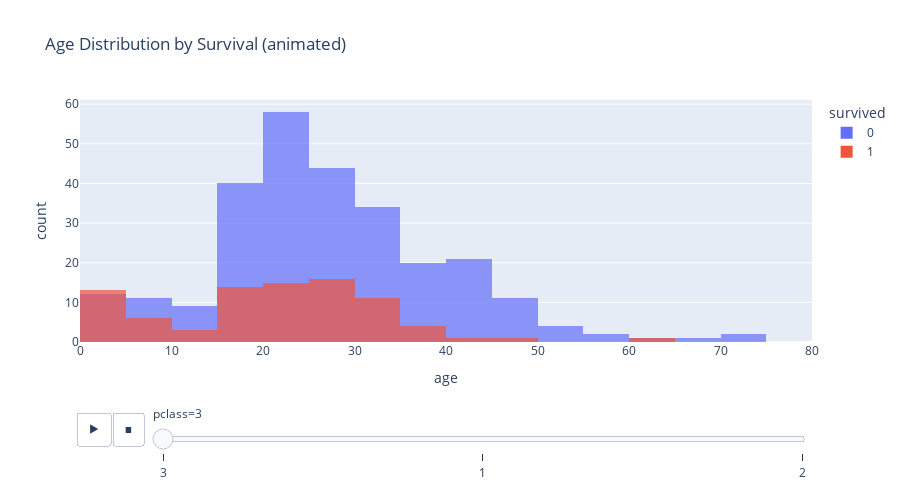

Write notebook code for a chart like this one.
### Code cell
# 2.3 Animated histogram: Age distribution w.r.t. survival
fig = px.histogram(df, x='age', color='survived', nbins=30,
                   title='Age Distribution by Survival (animated)',
                   animation_frame='pclass', range_x=[0, 80],
                   opacity=0.7, barmode='overlay')
fig.update_layout(height=500)
fig.show()

### Figure 1 — Plotly figure (JSON) as saved in the notebook; plotly's stock layout.template omitted (floating-point values rounded to 4 significant figures; data arrays with more than 128 entries replaced by an {"elided": "..."} marker saying what was removed)
{"data": [{"bingroup": "x", "hovertemplate": "survived=0<br>pclass=3<br>age=%{x}<br>count=%{y}<extra></extra>", "legendgroup": "0", "marker": {"color": "#636efa", "opacity": 0.7, "pattern": {"shape": ""}}, "name": "0", "nbinsx": 30, "orientation": "v", "showlegend": true, "type": "histogram", "x": {"elided": "372 float values"}, "xaxis": "x", "yaxis": "y"}, {"bingroup": "x", "hovertemplate": "survived=1<br>pclass=3<br>age=%{x}<br>count=%{y}<extra></extra>", "legendgroup": "1", "marker": {"color": "#EF553B", "opacity": 0.7, "pattern": {"shape": ""}}, "name": "1", "nbinsx": 30, "orientation": "v", "showlegend": true, "type": "histogram", "x": [26.0, 27.0, 4.0, NaN, 15.0, 38.0, NaN, NaN, NaN, 14.0, 19.0, NaN, NaN, 17.0, 32.0, 30.0, 29.0, NaN, 33.0, 21.0, NaN, NaN, 12.0, 24.0, NaN, 22.0, 24.0, 27.0, 16.0, 9.0, 1.0, 4.0, NaN, 19.0, NaN, 18.0, 26.0, 16.0, 27.0, 16.0, 5.0, NaN, 29.0, 3.0, 25.0, 25.0, NaN, 35.0, 19.0, 30.0, 22.0, NaN, NaN, 26.0, 31.0, NaN, 45.0, NaN, 3.0, NaN, NaN, NaN, NaN, 22.0, 1.0, 21.0, 24.0, 39.0, 44.0, 32.0, NaN, NaN, 5.0, 29.0, 0.75, 2.0, 63.0, 9.0, 26.0, 29.0, NaN, 22.0, 22.0, 36.0, 32.0, NaN, 32.0, NaN, 20.0, NaN, 0.75, 23.0, NaN, 20.0, 18.0, 4.0, NaN, NaN, NaN, NaN, 31.0, 6.0, 20.0, 5.0, 13.0, 18.0, 1.0, 31.0, 0.42, 27.0, 27.0, 27.0, NaN, 15.0, 32.0, 18.0, 24.0, 4.0, 15.0], "xaxis": "x", "yaxis": "y"}], "layout": {"barmode": "overlay", "height": 500, "legend": {"title": {"text": "survived"}, "tracegroupgap": 0}, "sliders": [{"active": 0, "currentvalue": {"prefix": "pclass="}, "len": 0.9, "pad": {"b": 10, "t": 60}, "steps": [{"args": [["3"], {"frame": {"duration": 0, "redraw": true}, "fromcurrent": true, "mode": "immediate", "transition": {"duration": 0, "easing": "linear"}}], "label": "3", "method": "animate"}, {"args": [["1"], {"frame": {"duration": 0, "redraw": true}, "fromcurrent": true, "mode": "immediate", "transition": {"duration": 0, "easing": "linear"}}], "label": "1", "method": "animate"}, {"args": [["2"], {"frame": {"duration": 0, "redraw": true}, "fromcurrent": true, "mode": "immediate", "transition": {"duration": 0, "easing": "linear"}}], "label": "2", "method": "animate"}], "x": 0.1, "xanchor": "left", "y": 0, "yanchor": "top"}], "title": {"text": "Age Distribution by Survival (animated)"}, "updatemenus": [{"buttons": [{"args": [null, {"frame": {"duration": 500, "redraw": true}, "fromcurrent": true, "mode": "immediate", "transition": {"duration": 500, "easing": "linear"}}], "label": "&#9654;", "method": "animate"}, {"args": [[null], {"frame": {"duration": 0, "redraw": true}, "fromcurrent": true, "mode": "immediate", "transition": {"duration": 0, "easing": "linear"}}], "label": "&#9724;", "method": "animate"}], "direction": "left", "pad": {"r": 10, "t": 70}, "showactive": false, "type": "buttons", "x": 0.1, "xanchor": "right", "y": 0, "yanchor": "top"}], "xaxis": {"anchor": "y", "domain": [0, 1], "range": [0, 80], "title": {"text": "age"}}, "yaxis": {"anchor": "x", "domain": [0, 1], "title": {"text": "count"}}}}
